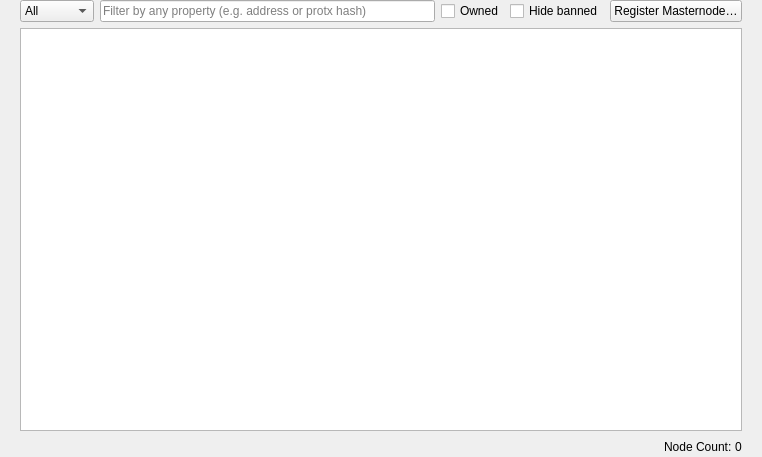
<?xml version="1.0" encoding="UTF-8"?>
<ui version="4.0">
 <class>MasternodeList</class>
 <widget class="QWidget" name="MasternodeList">
  <property name="geometry">
   <rect>
    <x>0</x>
    <y>0</y>
    <width>762</width>
    <height>457</height>
   </rect>
  </property>
  <property name="windowTitle">
   <string>Form</string>
  </property>
  <layout class="QVBoxLayout" name="topLayout">
   <property name="leftMargin">
    <number>20</number>
   </property>
   <property name="topMargin">
    <number>0</number>
   </property>
   <property name="rightMargin">
    <number>20</number>
   </property>
   <property name="bottomMargin">
    <number>0</number>
   </property>
   <item>
    <layout class="QVBoxLayout" name="verticalLayout">
     <property name="bottomMargin">
      <number>0</number>
     </property>
     <item>
      <layout class="QGridLayout" name="gridLayout_3">
       <item row="0" column="0">
        <layout class="QHBoxLayout" name="horizontalLayout_4">
         <property name="bottomMargin">
          <number>0</number>
         </property>
         <item>
          <widget class="QComboBox" name="comboBoxType">
           <property name="toolTip">
            <string>Filter by masternode type</string>
           </property>
           <item>
            <property name="text">
             <string>All</string>
            </property>
           </item>
           <item>
            <property name="text">
             <string>Regular</string>
            </property>
           </item>
           <item>
            <property name="text">
             <string>Evo</string>
            </property>
           </item>
           <item>
            <property name="text">
             <string>Shared</string>
            </property>
           </item>
          </widget>
         </item>
         <item>
          <widget class="QLineEdit" name="filterText">
           <property name="toolTip">
            <string>Filter masternode list</string>
           </property>
           <property name="placeholderText">
            <string>Filter by any property (e.g. address or protx hash)</string>
           </property>
          </widget>
         </item>
         <item>
          <widget class="QCheckBox" name="checkBoxOwned">
           <property name="toolTip">
            <string>Show only masternodes this wallet has keys for.</string>
           </property>
           <property name="text">
            <string>Owned</string>
           </property>
          </widget>
         </item>
         <item>
          <widget class="QCheckBox" name="checkBoxHideBanned">
           <property name="toolTip">
            <string>Hide masternodes that are currently PoSe banned.</string>
           </property>
           <property name="text">
            <string>Hide banned</string>
           </property>
           <property name="checked">
            <bool>false</bool>
           </property>
          </widget>
         </item>
         <item>
          <widget class="QPushButton" name="btnRegisterMasternode">
           <property name="toolTip">
            <string>Register a new masternode or evonode using this wallet</string>
           </property>
           <property name="text">
            <string>Register Masternode…</string>
           </property>
          </widget>
         </item>
        </layout>
       </item>
       <item row="1" column="0">
        <widget class="QTableView" name="tableViewMasternodes">
         <property name="editTriggers">
          <set>QAbstractItemView::NoEditTriggers</set>
         </property>
         <property name="alternatingRowColors">
          <bool>true</bool>
         </property>
         <property name="selectionMode">
          <enum>QAbstractItemView::SingleSelection</enum>
         </property>
         <property name="selectionBehavior">
          <enum>QAbstractItemView::SelectRows</enum>
         </property>
         <property name="sortingEnabled">
          <bool>true</bool>
         </property>
        </widget>
       </item>
       <item row="2" column="0">
        <layout class="QHBoxLayout" name="horizontalLayout_count">
         <property name="spacing">
          <number>3</number>
         </property>
         <item>
          <spacer name="horizontalSpacer_count">
           <property name="orientation">
            <enum>Qt::Horizontal</enum>
           </property>
           <property name="sizeHint" stdset="0">
            <size>
             <width>40</width>
             <height>20</height>
            </size>
           </property>
          </spacer>
         </item>
         <item>
          <widget class="QLabel" name="label_count">
           <property name="text">
            <string>Node Count:</string>
           </property>
          </widget>
         </item>
         <item>
          <widget class="QLabel" name="countLabel">
           <property name="text">
            <string notr="true">0</string>
           </property>
          </widget>
         </item>
        </layout>
       </item>
      </layout>
     </item>
    </layout>
   </item>
  </layout>
 </widget>
 <resources/>
 <connections/>
</ui>
